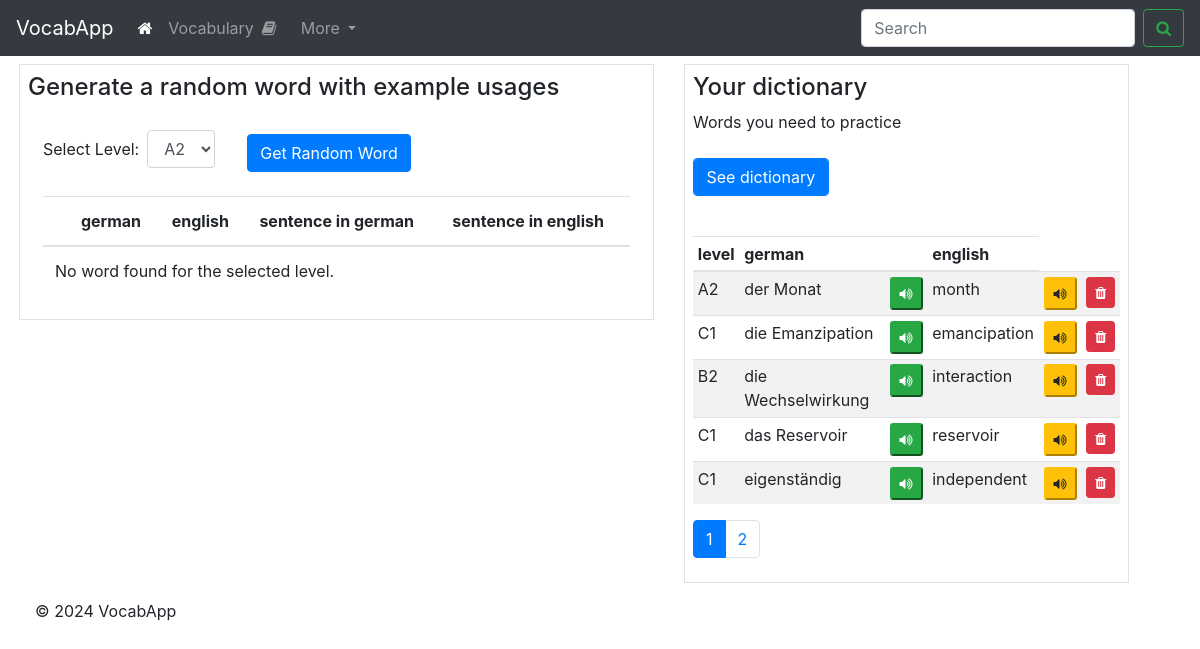
Screenshot of /search with the database file from the repository.
### app.py (models this page shows)
class LanguageData(db.Model):
    __tablename__ = 'language_data'
    id = db.Column(db.Integer, primary_key=True, index=True)
    level = db.Column(db.String, index=True)
    german_word = db.Column(db.String, unique=True, index=True)
    english_word = db.Column(db.String)
    german_example = db.Column(db.String)
    english_example = db.Column(db.String)
    in_dictionary = db.Column(db.Boolean)

### app.py (the view)
@app.route('/search', methods=['GET', 'POST'])
def search():
    if request.method == 'POST':
        page = request.args.get('page', 1, type=int)
        per_page = 5
        paginated_results = LanguageData.query.filter(
                LanguageData.in_dictionary==1
        ).paginate(page=page, per_page=per_page)
        return render_template('index.html', results=paginated_results)
    elif request.method == 'GET':
        print('     --- This is GET ---')
        page = request.args.get('page', 1, type=int)
        per_page = 5
        paginated_results = LanguageData.query.filter(
            LanguageData.in_dictionary == 1
        ).paginate(page=page, per_page=per_page)
        return render_template('index.html', results=paginated_results)
    return redirect(url_for('index'))

### templates/index.html (shortened to what this page needs)
<!DOCTYPE html>
<html lang="en">
<head>
    <link rel="stylesheet" href="https://stackpath.bootstrapcdn.com/bootstrap/4.3.1/css/bootstrap.min.css">
    <link rel="stylesheet" href="https://cdnjs.cloudflare.com/ajax/libs/font-awesome/4.7.0/css/font-awesome.min.css">
</head>
<body>
    <nav class="navbar navbar-expand-lg navbar-dark bg-dark sticky-top">
        <a class="navbar-brand" href="{{ url_for('index') }}">VocabApp</a>
        <div class="collapse navbar-collapse" id="navbarSupportedContent">
          <ul class="navbar-nav mr-auto">
            <li class="nav-item active">
              <a class="nav-link" href="{{ url_for('index') }}"><i class="fa fa-home"></i> <span class="sr-only">(current)</span></a>
            </li>
            <li class="nav-item">
              <a class="nav-link" href="{{url_for('exercise_flip')}}"> Vocabulary<i class="fa fa-book mx-2"></i></a>
            </li>
            <li class="nav-item dropdown">
              <a class="nav-link dropdown-toggle" href="#" id="navbarDropdown" role="button" data-toggle="dropdown" aria-haspopup="true" aria-expanded="false">
                More
              </a>
            </li>
          </ul>
          <form class="form-inline my-2 my-lg-0">
            <input class="form-control mr-sm-2" type="search" placeholder="Search" aria-label="Search">
            <button class="btn btn-outline-success my-2 my-sm-0" type="submit"><i class="fa fa-search" aria-hidden="true"></i></button>
          </form>
        </div>
      </nav>
        <div class="container mt-2 ml-1">
            <div class="row">
                <div class="col-md-7">
                    <div class="border p-2">
                        <h4>Generate a random word with example usages</h4>
                        <div class="container-fluid mt-4 table-responsive">
                                <form method="POST" action="{{ url_for('get_random_word') }}" class="form-inline">
                                <div class="form-group mr-2">
                                    <label for="levelSelect">Select Level:</label>
                                    <select class="form-control ml-2" id="levelSelect" name="vocab_level">
                                        <option value="A2">A2</option>
                                    </select>
                                </div>
                                        <button type="submit" id="randomWordBtn" class="btn btn-primary mt-2 ml-4">Get Random Word</button>
                                </form>
                                <table class="table table-md mt-4 text-sm">
                                    <thead>
                                        <tr>
                                            <th class="text-sm"></th>
                                            <th class="text-sm">german</th>
                                            <th class="text-sm">english</th>
                                            <th class="text-sm">sentence in german</th>
                                            <th class="text-sm">sentence in english</th>
                                        </tr>
                                    </thead>
                                    <tbody>
                                        {% if random_word %}
                                            <tr>
                                                <td>
                                                    <form method="post" action="{{ url_for('add2dict', row_id=random_word.id) }}" onsubmit="">
                                                        <button type="submit" class="btn btn-primary btn-sm" data-toggle="tooltip" data-placement="top" title="Add to dictionary" >
                                                            <i class="fa fa-plus"></i>
                                                        </button>
                                                    </form>
                                                </td>
                                                <td class="mb-2">
                                                    <button type="button" class="pronounce-btn btn-success btn-sm" data-word="{{ random_word.german_word }}" data-language="german">
                                                        <i class="fa fa-volume-up"></i>
                                                    </button>
                                                    <div class="mt-2">{{ random_word.german_word }}</div>
                                                </td>
                                                    <!-- <td>
                                                    </td> -->
                                                <td>
                                                    <button type="button" class="pronounce-btn btn-warning btn-sm" data-word="{{ random_word.english_word }}" data-language="english">
                                                        <i class="fa fa-volume-up"></i>
                                                    </button>
                                                    <div class="mt-2">{{ random_word.english_word }}</div>
                                                </td>
                                                <td>
                                                    <button type="button" class="pronounce-btn btn-success btn-sm" data-word="{{ random_word.german_example }}" data-language="german">
                                                        <i class="fa fa-volume-up"></i>
                                                    </button>
                                                    <div class="mt-2">{{ random_word.german_example }}</div>
                                                </td>
                                                <td>
                                                    <button type="button" class="pronounce-btn btn-warning btn-sm" data-word="{{ random_word.english_example }}" data-language="english">
                                                        <i class="fa fa-volume-up"></i>
                                                    </button>
                                                    <div class="mt-2">{{ random_word.english_example }}</div>
                                                </td>
                                            </tr>
                                        {% else %}
                                            <tr>
                                                <td colspan="5">No word found for the selected level.</td>
                                            </tr>
                                        {% endif %}
                                    </tbody>
                                </table>
                        </div>
                    </div>
                </div>
                <div class="col-md-5">
                    <div class="border p-2">
                        <h4>Your dictionary</h4>
                        <p>Words you need to practice</p>
                        <div class="search mt-4 table-responsive">
                                <form method="POST" id="searchForm" action="{{ url_for('search') }}" onsubmit="">
                                    <div class="form-row">
                                        <div class="form-group col-md-4">
                                            <button type="submit" class="btn btn-primary form-control">See dictionary</button>
                                        </div>
                                    </div>
                                </form>
                                <table class="table table-striped table-sm fs-6 mt-4" id="resultsTable">
                                    <thead>
                                        <tr>
                                            <th>level</th>
                                            <th>german</th>
                                            <th></th>
                                            <th>english</th>
                                        </tr>
                                    </thead>
                                    <tbody>
                                    {% if results %}
                                        {% for row in results.items %}
                                        <tr>
                                            <td>{{ row['level'] }}</td>
                                            <td>{{ row['german_word'] }}</td>
                                            <td>
                                                <button type="button" class="pronounce-btn btn-success btn-sm" data-word="{{ row['german_word'] }}" data-language="german">
                                                    <i class="fa fa-volume-up"></i>
                                                </button>
                                            </td>
                                            <td>{{ row['english_word'] }}</td>
                                            <td>
                                                <button type="button" class="pronounce-btn btn-warning btn-sm" data-word="{{ row['english_word'] }}">
                                                    <i class="fa fa-volume-up"></i>
                                                </button>
                                            </td>
                                            <td>
                                                    <button type="submit" class="btn btn-danger btn-sm  delete-btn" data-toggle="modal" data-target="#confirmDeleteModal" data-rowid="{{ row['id'] }}">
                                                        <i class="fa fa-trash"></i>
                                                    </button>
                                            </td>
                                        </tr>
                                    {% endfor %}
                                    {% else %}
                                        <tr>
                                            <td colspan="6">No results found.</td>
                                        </tr>
                                {% endif %}
                                    </tbody>
                                </table>
                            <nav aria-label="Page navigation">
                            {% if results and results.iter_pages %}
                                <ul class="pagination">
                                    {% for page_num in results.iter_pages() %}
                                        {% if page_num %}
                                            <li class="page-item{% if page_num == results.page %} active{% endif %}">
                                                <a class="page-link" href="{{ url_for('search', page=page_num) }}">{{ page_num }}</a>
                                            </li>
                                        {% else %}
                                            <li class="page-item disabled"><span class="page-link">...</span></li>
                                        {% endif %}
                                    {% endfor %}
                                </ul>
                            {% endif %}
                            </nav>
                        </div>
                    </div>
                </div>
            </div>
                <footer class="mb-0 p-3">
                    <p>© 2024 VocabApp</p>
                </footer>
        </div>
</body>
</html>

### templates/index.html (style rules this page uses)
body { overflow-x: hidden; }

### rows the page displays
LanguageData: level "A2", german_word "der Monat", english_word "month"
LanguageData: level "C1", german_word "die Emanzipation", english_word "emancipation"
LanguageData: level "B2", german_word "die Wechselwirkung", english_word "interaction"
LanguageData: level "C1", german_word "das Reservoir", english_word "reservoir"
LanguageData: level "C1", german_word "eigenständig", english_word "independent"

### other values shown
{{ page_num }} "1" "2"
